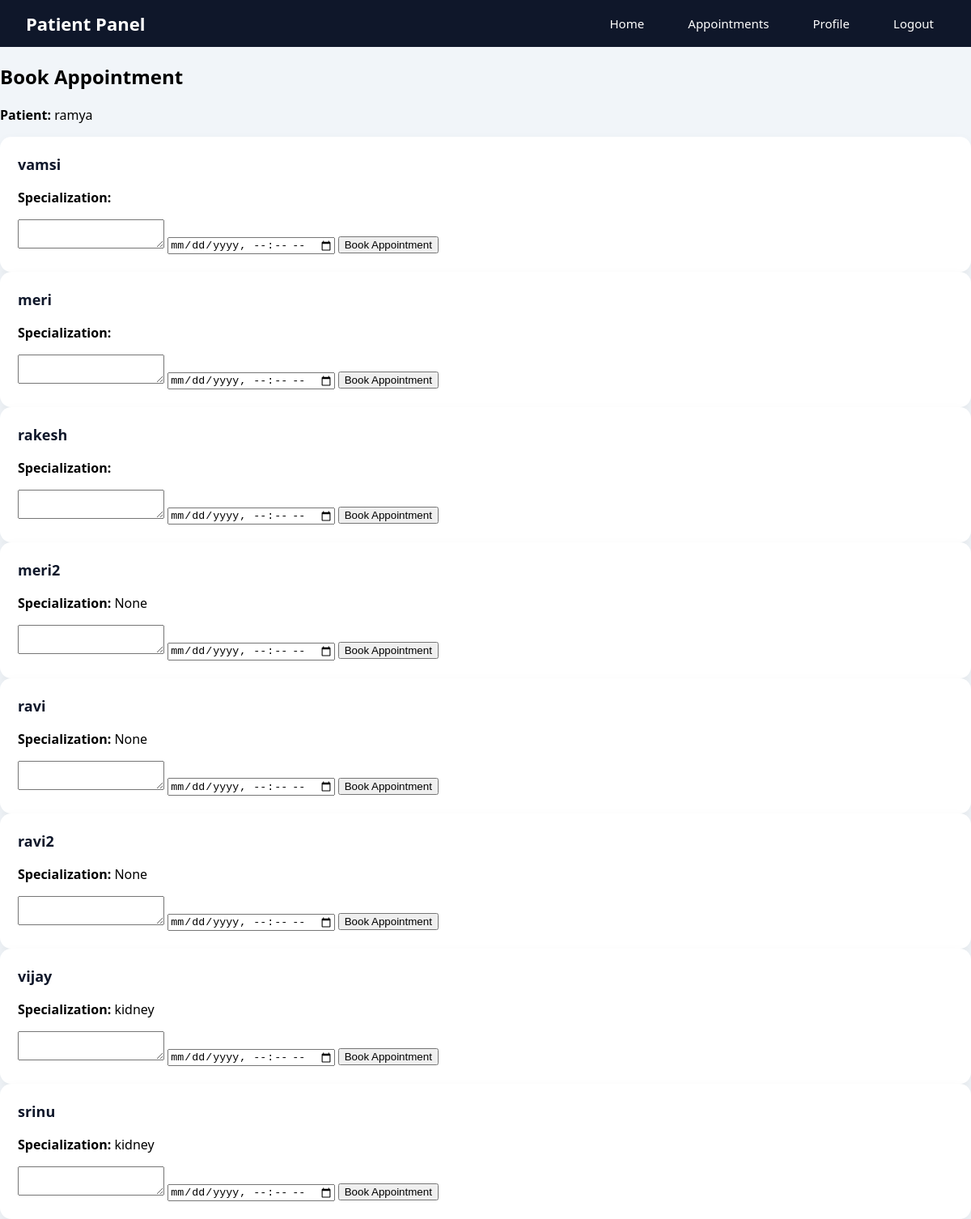
The page /patientsDashboard/1/appointments/book_appointment/ on the database its author committed.
### app/models.py (models this page shows, shortened)
class Patient(models.Model):
    name = models.CharField(max_length=50)
    email = models.EmailField(unique=True)
    phNum = models.CharField(max_length=15)
    password = models.CharField(max_length=14)
    c_password = models.CharField(max_length=14)
    role = models.CharField(max_length=15)

class Doctor(models.Model):
    name = models.CharField(max_length=50)
    email = models.EmailField(unique=True)
    phNum = models.CharField(max_length=15)
    password = models.CharField(max_length=14)
    c_password = models.CharField(max_length=14)
    role = models.CharField(max_length=15)
    specialization = models.CharField(
        max_length=100,
        null=True,
        blank=True
    )
    is_available = models.BooleanField(default=True)

### app/views.py (the view, shortened to what this page needs)
# urls.py: path("patientsDashboard/<int:id>/appointments/book_appointment/",patientsAppointmentBooking,name="book_appointment"),
def patientsAppointmentBooking(request, id):
    print(id,"pid")
    patient = Patient.objects.get(id=id)
    allDoctors = Doctor.objects.all()
    return render(request, "book_appointment.html", {
        "user": patient,
        "role": "Patient",
        "allDoctors": allDoctors
    })

### app/templates/book_appointment.html (shortened to what this page needs)
{% extends "base.html" %}
{% block content %}
<h2>Book Appointment</h2>
<p><strong>Patient:</strong> {{ user.name }}</p>
<div class="doctor-cards">
{% for doctor in allDoctors %}
  <div class="card">
    <h3>{{ doctor.name }}</h3>
    <p><b>Specialization:</b> {{ doctor.specialization }}</p>
    <form method="POST">
      <textarea
        name="problem"
        placeholder="Describe your problem"
        required>
      </textarea>
      <input
        type="datetime-local"
        name="appointment_date"
        required
      >
      <button type="submit">Book Appointment</button>
    </form>
  </div>
{% endfor %}
</div>
{% endblock %}

### app/templates/base.html (shortened to what this page needs)
<!DOCTYPE html>
<html lang="en">
<head>
</head>
<body>
<div class="navbar">
    <h3>{{user.role}} Panel</h3>
    <div class="nav-links">
        {% if user.role == "Doctor" %}
        <a href="/doctorsDashboard/{{ user.id }}/">Home</a>
        <a href="/doctorsDashboard/{{ user.id }}/appointments/">Appointments</a>
        <a href="/doctorsDashboard/{{ user.id }}/profile/">Profile</a>
        {% elif user.role == "Patient" %}
        <a href="/patientsDashboard/{{ user.id }}/">Home</a>
        <a href="/patientsDashboard/{{ user.id }}/appointments/">Appointments</a>
        <a href="/patientsDashboard/{{ user.id }}/profile/">Profile</a>
        {% endif %}
        <a href="/logout/">Logout</a>
    </div>
</div>
{% block content %}
{% endblock %}
</body>
</html>

### app/templates/base.html (style rules this page uses)
* { box-sizing:border-box; }
body { margin:0; font-family: 'Segoe UI', Tahoma, Geneva, Verdana, sans-serif; background:#f1f5f9; }
.navbar { background:#0f172a; color:#fff; display:flex; justify-content:space-between; align-items:center; padding:14px 32px; }
.navbar h3 { margin:0; font-size:22px; }
.nav-links a { color:#fff; margin-left:22px; text-decoration:none; font-size:15px; padding:7px 14px; border-radius:6px; transition:.3s; }
.card { background:#fff; padding:22px; border-radius:14px; box-shadow:0 8px 18px rgba(0,0,0,.06); transition:.3s; }
.card h3 { margin-top:0; font-size:18px; color:#0f172a; }

### rows shown on the page
Patient: role "Patient", name "ramya"
Doctor: name "vamsi"
Doctor: name "meri"
Doctor: name "rakesh"
Doctor: name "meri2", specialization "None"
Doctor: name "ravi", specialization "None"
Doctor: name "ravi2", specialization "None"
Doctor: name "vijay", specialization "kidney"
Doctor: name "srinu", specialization "kidney"
